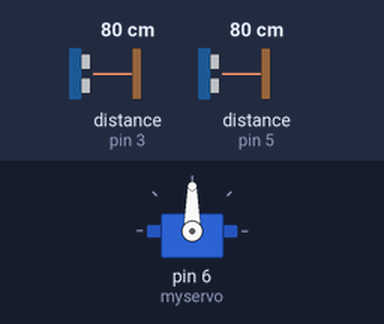
A sketch run on a simulated Arduino Uno, built with avr-gcc and run on an emulated ATmega328P. Shown: servo. Wiring (inferred from the names in the program): 2 × ultrasonic range finder: trigger pin 2, echo pin 3 / trigger pin 4, echo pin 5. The inputs (shaded band) are chosen by the test bench; at power-on: distance to the obstacle (sensors on pin 3, pin 5) 80 cm. The echo pulse lasts 58.3 µs per cm.

Above: at 1.2 s.
1.3 s: distance to the obstacle (sensor on pin 3) set to 2 cm
At 1.9 s:
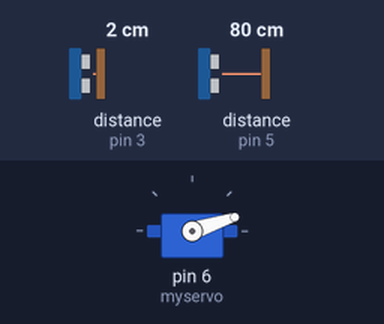
2.8 s: distance to the obstacle (sensor on pin 5) set to 18 cm
At 4.0 s:
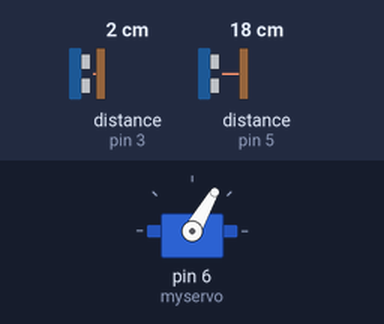
4.3 s: distance to the obstacle (sensor on pin 3) set to 35 cm
At 5.5 s:
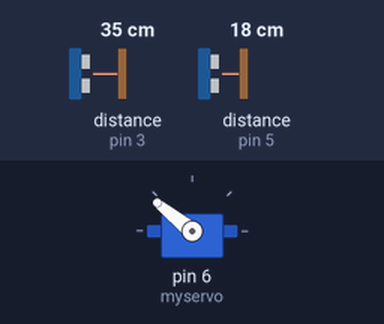
5.8 s: distance to the obstacle (sensor on pin 5) set to 2 cm
At 6.7 s:
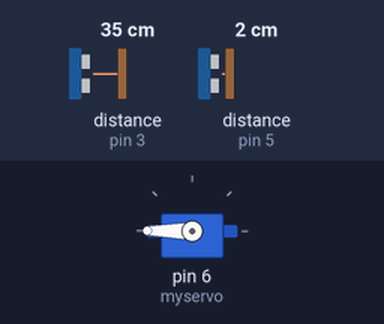
7.3 s: distance to the obstacle (sensor on pin 3) set to 9 cm
At 8.5 s:
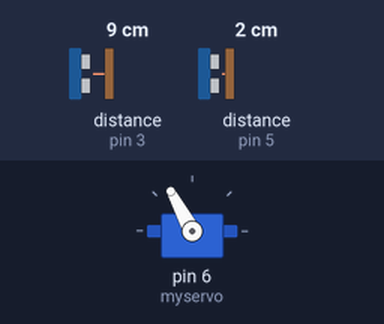
8.8 s: distance to the obstacle (sensor on pin 5) set to 5 cm
10.3 s: distance to the obstacle (sensor on pin 5) set to 8 cm
At 10.7 s:
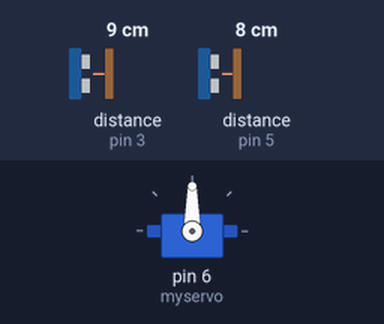
Timing chart, 0 to 12.8 s (numbered marks = the images above; inputs shaded):
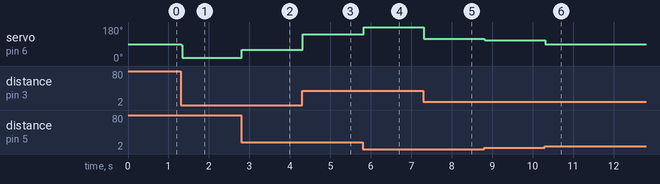

The sketch:

boatbot.ino
```cpp
/*
* Ultrasonic Sensor HC-SR04 and Arduino Tutorial
*
* Crated by Dejan Nedelkovski,
* www.HowToMechatronics.com
*
*/

#include <Servo.h>
// defines pins numbers
const int right_trigPin = 2;
const int right_echoPin = 3;

const int left_trigPin = 4;
const int left_echoPin = 5;

// defines variables
int left_distance[3];
int right_distance[3];

int left_avg_distance;
int right_avg_distance;
int pos = 0;


Servo myservo;  // create servo object to control a servo

void setup() {
  pinMode(left_trigPin, OUTPUT); // Sets the trigPin as an Output
  pinMode(left_echoPin, INPUT); // Sets the echoPin as an Input
  pinMode(right_trigPin, OUTPUT); // Sets the trigPin as an Output
  pinMode(right_echoPin, INPUT); // Sets the echoPin as an Input
  myservo.attach(6);  // attaches the servo on pin 9 to the servo object
  myservo.write(90);              // tell servo to go to position in variable 'pos'
  delay(15);
  Serial.begin(9600); // Starts the serial communication
}

int getDistance(int trigPin,int echoPin){
  int distance;
  long duration;

  // Clears the trigPin
  digitalWrite(trigPin, LOW);
  delayMicroseconds(2);

  // Sets the trigPin on HIGH state for 10 micro seconds
  digitalWrite(trigPin, HIGH);
  delayMicroseconds(10);
  digitalWrite(trigPin, LOW);
  // Reads the echoPin, returns the sound wave travel time in microseconds
  duration = pulseIn(echoPin, HIGH);

  // Calculating the distance
  distance= duration*0.034/2;
  return distance;
}


void loop() {
int mode=0;
int walldist=5;
int straight_at=4;
int dist_constraint=50;
int turn_intensity=10;

  if(mode==0){
    //this make go straight down middle
    left_distance[0]=getDistance(left_trigPin,left_echoPin);
    right_distance[0]=getDistance(right_trigPin,right_echoPin);
    left_distance[1]=getDistance(left_trigPin,left_echoPin);
    right_distance[1]=getDistance(right_trigPin,right_echoPin);
    left_distance[2]=getDistance(left_trigPin,left_echoPin);
    right_distance[2]=getDistance(right_trigPin,right_echoPin);

    left_avg_distance=(left_distance[0]+left_distance[1]+left_distance[2])/2;
    right_avg_distance=(right_distance[0]+right_distance[1]+right_distance[2])/2;


    long n=(constrain(left_avg_distance,0,dist_constraint)-constrain(right_avg_distance,0,dist_constraint));
    int walldist=10;

    //n=constrain(n,-40,40);
    if(n>=(-straight_at)&&n<=straight_at){
      myservo.write(90);
    }else{
      int val = map(-1*n, -(dist_constraint+turn_intensity), (dist_constraint+turn_intensity), 0, 200);
      myservo.write(val);
    }
  }else if(mode=1){


  }

  delay(10);
}
```

Measured:
- after the input at 1.3 s, servo on pin 6 (myservo): 90° → 18° at once
- after the input at 2.8 s, servo on pin 6 (myservo): 18° → 60° at once
- after the input at 4.3 s, servo on pin 6 (myservo): 60° → 141° at once
- after the input at 5.8 s, servo on pin 6 (myservo): 141° → 180° at once
- after the input at 7.3 s, servo on pin 6 (myservo): 180° → 118° at once
- after the input at 8.8 s, servo on pin 6 (myservo): 118° → 110° at once
- after the input at 10.3 s, servo on pin 6 (myservo): 110° → 90° at once
